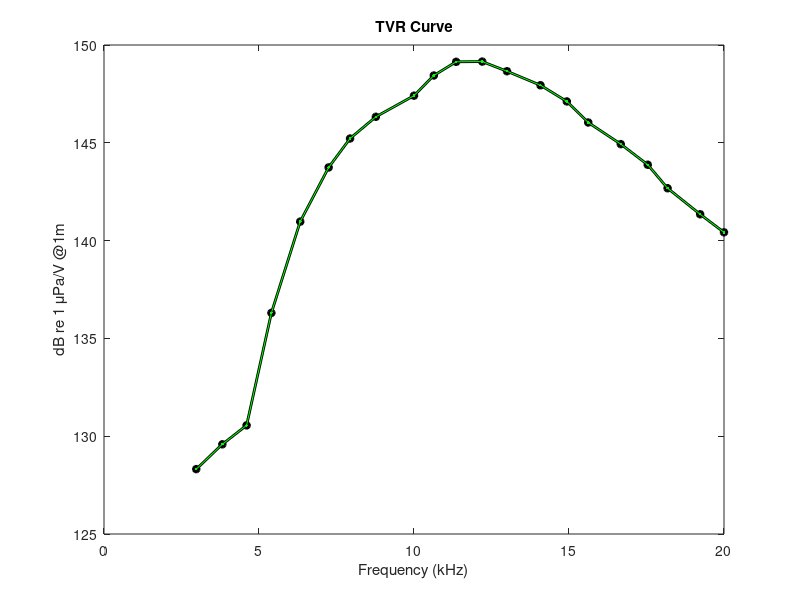
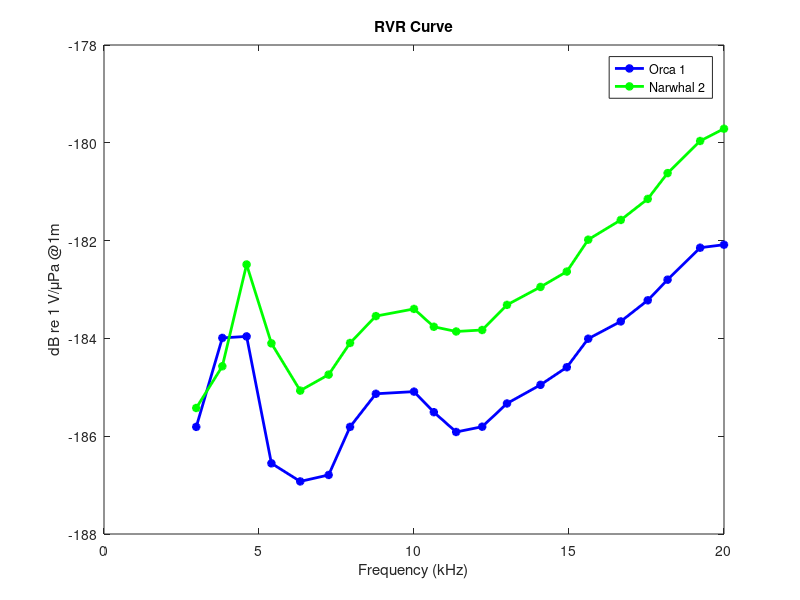

Source code (MATLAB) for these figures, in order:

%frequencies (kHz)
x=[2.976
3.817
4.6
5.4
6.329
7.247
7.937
8.77
10
10.64
11.36
12.2
13
14.08
14.93
15.62
16.67
17.54
18.18
19.23
20];

% dB RVR values
y2=[-185.4231753
-184.569611
-182.4891783
-184.1007608
-185.0679365
-184.7408064
-184.0933527
-183.5438272
-183.3970361
-183.7619668
-183.8586193
-183.8282388
-183.3144276
-182.9478401
-182.6332262
-181.981393
-181.5778661
-181.1476095
-180.6198229
-179.9627237
-179.7115074];

%% TVR 

%frequencies (kHz)
x=[2.976
3.817
4.6
5.4
6.329
7.247
7.937
8.77
10
10.64
11.36
12.2
13
14.08
14.93
15.62
16.67
17.54
18.18
19.23
20];

% dB TVR values
y=[128.3174803
129.5865772
130.5548269
136.3024192
140.9701525
143.7415282
145.2194411
146.3297134
147.4107086
148.4406865
149.1410493
149.1516184
148.6586521
147.9431868
147.115333
146.0378254
144.9324437
143.8783166
142.6783581
141.3467914
140.422783];

figure
plot(x,y,'*-','LineWidth',2,'color','k')

title('TVR Curve')
xlabel('Frequency (kHz)')
ylabel('dB re 1 μPa/V @1m')



%frequencies (kHz)
x=[2.976
3.817
4.6
5.4
6.329
7.247
7.937
8.77
10
10.64
11.36
12.2
13
14.08
14.93
15.62
16.67
17.54
18.18
19.23
20];

% dB TVR values
y1=[-185.8092784
-183.9903371
-183.9592605
-186.5540129
-186.9248692
-186.79262
-185.8092784
-185.1323509
-185.0882276
-185.5086986
-185.913803
-185.8058309
-185.3305762
-184.9499403
-184.5896015
-184.0062114
-183.6527499
-183.2210189
-182.7994216
-182.1450203
-182.0841502];

hold on
plot(x,y,'.-','color','g')

title('TVR Curve')
xlabel('Frequency (kHz)')
ylabel('dB re 1 μPa/V @1m')



%% TVR 


%frequencies (kHz)
x=[2.976
3.817
4.6
5.4
6.329
7.247
7.937
8.77
10
10.64
11.36
12.2
13
14.08
14.93
15.62
16.67
17.54
18.18
19.23
20];

% dB TVR values
y=[128.3174803
129.5865772
130.5548269
136.3024192
140.9701525
143.7415282
145.2194411
146.3297134
147.4107086
148.4406865
149.1410493
149.1516184
148.6586521
147.9431868
147.115333
146.0378254
144.9324437
143.8783166
142.6783581
141.3467914
140.422783];

figure
plot(x,y1,'-*','color','b','LineWidth',2)
hold on
plot(x,y2,'-*','color','g','LineWidth',2)

title('RVR Curve')
xlabel('Frequency (kHz)')
ylabel('dB re 1 V/μPa @1m')


legend('Orca 1', 'Narwhal 2')
